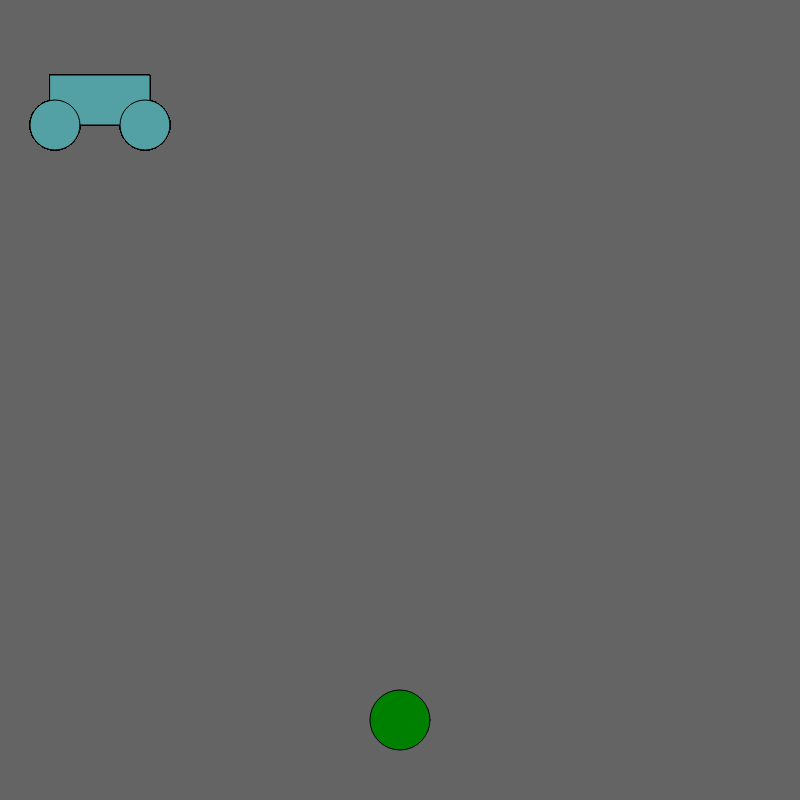
Frame 1 (no input)
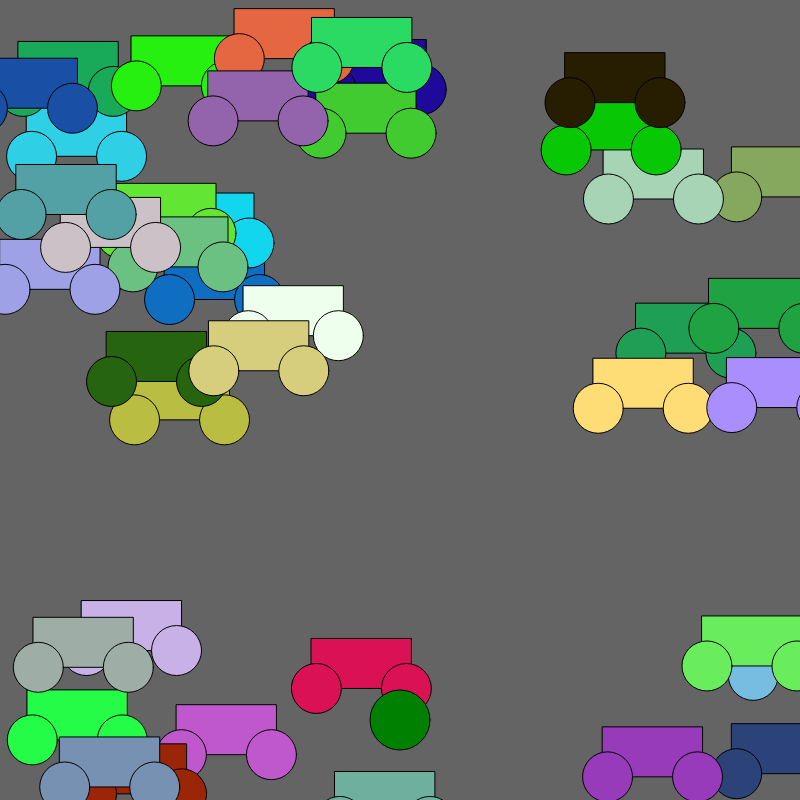
Frame 60 (no input)
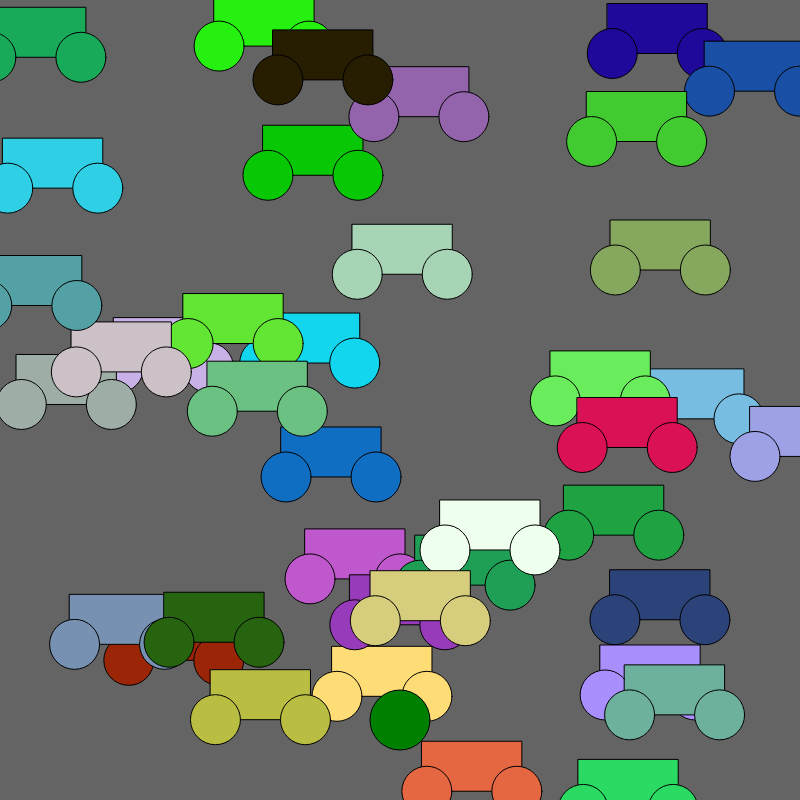
Frame 120 (the mouse pressed at the canvas centre since frame 60)

The p5.js sketch that drew these frames (run headless with seeded random() and noise() and a simulated clock; from frame 60 on, the mouse is pressed at the canvas centre):

// p5.js sketch
// ── sketch.js
var cars = [];
var frogPos ;

function setup() {

  createCanvas(800, 800);
  for (var i = 0; i < 40; i++) {
    cars.push(new Car());
  }
  frogPos = createVector(width/2, height-80) ;
  rectMode(CENTER) ;
  ellipseMode(CENTER) ;
}

function draw() {
  background(100);
  for (var i = 0; i < cars.length; i++) {
    cars[i].display();
    cars[i].drive();
    if (cars[i].pos.dist(frogPos) < 50) {
      cars.splice(i, 1) ;
    }
  }

  // draw the frog
  fill('green') ;
  ellipse(frogPos.x, frogPos.y, 60, 60) ;
  checkForKeys() ;
}

// car class!!
function Car() {
  // attributes
  this.pos = createVector(100, 100);
  this.vel = createVector(random(-5, 5), random(-5, 5));
  this.r = random(255);
  this.g = random(255);
  this.b = random(255);


  // methods
  this.display = function() {
    fill(this.r, this.g, this.b);
    rect(this.pos.x, this.pos.y, 100, 50);
    ellipse(this.pos.x-45, this.pos.y+25, 50, 50) ;
    ellipse(this.pos.x+45, this.pos.y+25, 50, 50) ;
  }

  this.drive = function() {
    this.pos.add(this.vel);

    if (this.pos.x > width) this.pos.x = 0;
    if (this.pos.x < 0) this.pos.x = width;
    if (this.pos.y > height) this.pos.y = 0;
    if (this.pos.y < 0) this.pos.y = height;

  }

}


function checkForKeys() {
  if (keyIsDown(LEFT_ARROW)) frogPos.x = frogPos.x - 5;
  if (keyIsDown(RIGHT_ARROW)) frogPos.x = frogPos.x + 5;
  if (keyIsDown(UP_ARROW)) frogPos.y = frogPos.y - 5;
  if (keyIsDown(DOWN_ARROW)) frogPos.y = frogPos.y + 5;

}
